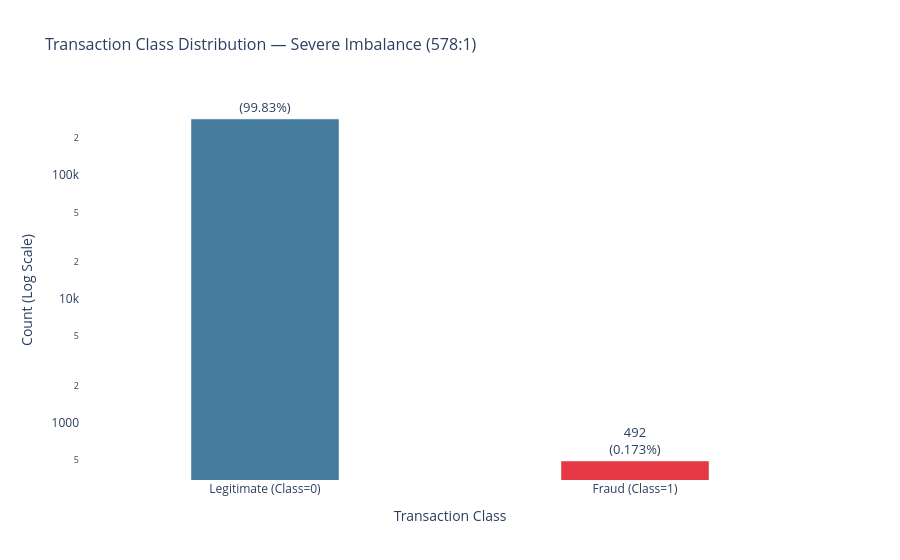

The code cell stored with this chart in its notebook:
### Code cell
# Imbalance visualization
fig = go.Figure()

fig.add_trace(go.Bar(
    x=['Legitimate (Class=0)', 'Fraud (Class=1)'],
    y=[class_counts[0], class_counts[1]],
    marker_color=['#457b9d', '#e63946'],
    text=[f'{class_counts[0]:,}<br>({class_pct[0]:.2f}%)',
          f'{class_counts[1]:,}<br>({class_pct[1]:.3f}%)'],
    textposition='outside',
    textfont=dict(size=13),
    width=0.4
))

fig.update_layout(
    title=dict(text='Transaction Class Distribution — Severe Imbalance (578:1)', font=dict(size=16)),
    xaxis_title='Transaction Class',
    yaxis_title='Transaction Count',
    yaxis=dict(type='log', title='Count (Log Scale)'),
    plot_bgcolor='white',
    height=420,
    showlegend=False
)
fig.show()

### Figure 1 — Plotly figure (JSON) as saved in the notebook; plotly's stock layout.template omitted (floating-point values rounded to 4 significant figures)
{"data": [{"marker": {"color": ["#457b9d", "#e63946"]}, "text": ["284,315<br>(99.83%)", "492<br>(0.173%)"], "textfont": {"size": 13}, "textposition": "outside", "type": "bar", "width": 0.4, "x": ["Legitimate (Class=0)", "Fraud (Class=1)"], "y": [284315, 492]}], "layout": {"autosize": true, "plot_bgcolor": "white", "showlegend": false, "title": {"font": {"size": 16}, "text": "Transaction Class Distribution — Severe Imbalance (578:1)"}, "xaxis": {"autorange": true, "range": [-0.5, 1.5], "title": {"text": "Transaction Class"}, "type": "category"}, "yaxis": {"autorange": true, "range": [2.507, 6.206], "title": {"text": "Count (Log Scale)"}, "type": "log"}}}
